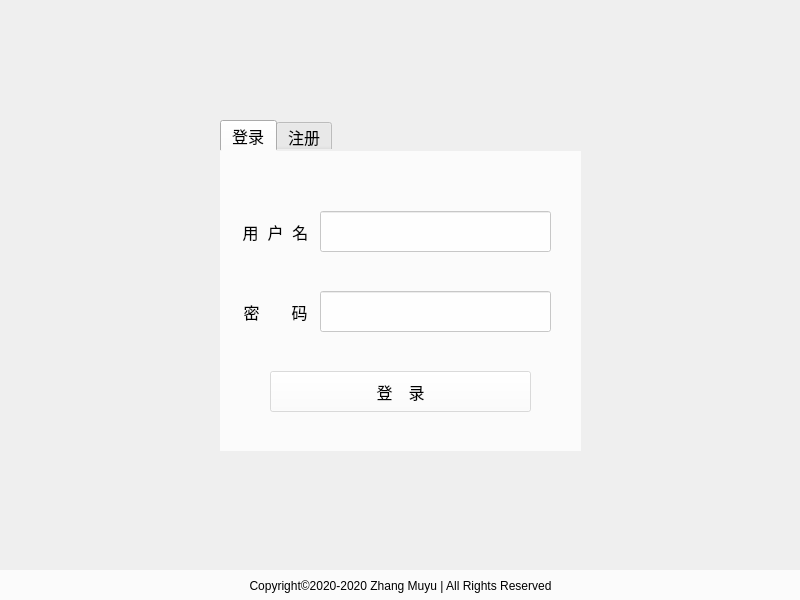
<?xml version="1.0" encoding="UTF-8"?>
<ui version="4.0">
 <class>LogIn</class>
 <widget class="QWidget" name="LogIn">
  <property name="geometry">
   <rect>
    <x>0</x>
    <y>0</y>
    <width>800</width>
    <height>600</height>
   </rect>
  </property>
  <property name="minimumSize">
   <size>
    <width>800</width>
    <height>600</height>
   </size>
  </property>
  <property name="maximumSize">
   <size>
    <width>800</width>
    <height>600</height>
   </size>
  </property>
  <property name="font">
   <font>
    <family>Microsoft YaHei UI</family>
   </font>
  </property>
  <property name="windowTitle">
   <string>登录/注册 - 宠物小精灵</string>
  </property>
  <property name="windowIcon">
   <iconset resource="Pokemon_Stage_3_Client.qrc">
    <normaloff>:/Resources/Icon.ico</normaloff>:/Resources/Icon.ico</iconset>
  </property>
  <widget class="QLabel" name="label">
   <property name="geometry">
    <rect>
     <x>0</x>
     <y>0</y>
     <width>800</width>
     <height>600</height>
    </rect>
   </property>
   <property name="font">
    <font>
     <family>Microsoft YaHei UI</family>
    </font>
   </property>
   <property name="styleSheet">
    <string notr="true">border-image: url(:/Resources/LogInImg.jpg);</string>
   </property>
   <property name="text">
    <string/>
   </property>
  </widget>
  <widget class="QTabWidget" name="tabWidget">
   <property name="geometry">
    <rect>
     <x>220</x>
     <y>120</y>
     <width>361</width>
     <height>331</height>
    </rect>
   </property>
   <property name="font">
    <font>
     <family>Microsoft YaHei UI</family>
     <pointsize>12</pointsize>
    </font>
   </property>
   <property name="cursor">
    <cursorShape>ArrowCursor</cursorShape>
   </property>
   <property name="styleSheet">
    <string notr="true">QTabWidget::pane{border-top:0px solid #e8f3f9;background: rgba(255,255,255,0.75);}
QTabWidget::tab-bar{alignment:center;}</string>
   </property>
   <property name="tabPosition">
    <enum>QTabWidget::North</enum>
   </property>
   <property name="tabShape">
    <enum>QTabWidget::Rounded</enum>
   </property>
   <property name="currentIndex">
    <number>0</number>
   </property>
   <property name="iconSize">
    <size>
     <width>16</width>
     <height>16</height>
    </size>
   </property>
   <property name="elideMode">
    <enum>Qt::ElideNone</enum>
   </property>
   <property name="documentMode">
    <bool>false</bool>
   </property>
   <property name="tabsClosable">
    <bool>false</bool>
   </property>
   <property name="tabBarAutoHide">
    <bool>false</bool>
   </property>
   <widget class="QWidget" name="tabLogIn">
    <attribute name="title">
     <string>登录</string>
    </attribute>
    <widget class="QLineEdit" name="lineEditLogInUserName">
     <property name="geometry">
      <rect>
       <x>100</x>
       <y>60</y>
       <width>231</width>
       <height>41</height>
      </rect>
     </property>
     <property name="font">
      <font>
       <family>Microsoft YaHei UI</family>
       <pointsize>12</pointsize>
       <weight>50</weight>
       <bold>false</bold>
      </font>
     </property>
     <property name="styleSheet">
      <string notr="true">background-color:rgba(255,255,255,0.75);</string>
     </property>
     <property name="maxLength">
      <number>15</number>
     </property>
     <property name="clearButtonEnabled">
      <bool>true</bool>
     </property>
    </widget>
    <widget class="QLineEdit" name="lineEditLogInPassWord">
     <property name="geometry">
      <rect>
       <x>100</x>
       <y>140</y>
       <width>231</width>
       <height>41</height>
      </rect>
     </property>
     <property name="font">
      <font>
       <family>Microsoft YaHei UI</family>
       <pointsize>12</pointsize>
      </font>
     </property>
     <property name="styleSheet">
      <string notr="true">background-color:rgba(255,255,255,0.75);</string>
     </property>
     <property name="maxLength">
      <number>15</number>
     </property>
     <property name="echoMode">
      <enum>QLineEdit::Password</enum>
     </property>
     <property name="clearButtonEnabled">
      <bool>true</bool>
     </property>
    </widget>
    <widget class="QLabel" name="label_2">
     <property name="geometry">
      <rect>
       <x>20</x>
       <y>60</y>
       <width>71</width>
       <height>41</height>
      </rect>
     </property>
     <property name="font">
      <font>
       <family>Microsoft YaHei UI</family>
       <pointsize>12</pointsize>
      </font>
     </property>
     <property name="styleSheet">
      <string notr="true"/>
     </property>
     <property name="text">
      <string>用  户  名</string>
     </property>
     <property name="scaledContents">
      <bool>false</bool>
     </property>
     <property name="alignment">
      <set>Qt::AlignCenter</set>
     </property>
    </widget>
    <widget class="QLabel" name="label_3">
     <property name="geometry">
      <rect>
       <x>20</x>
       <y>140</y>
       <width>71</width>
       <height>41</height>
      </rect>
     </property>
     <property name="font">
      <font>
       <family>Microsoft YaHei UI</family>
       <pointsize>12</pointsize>
       <weight>50</weight>
       <bold>false</bold>
       <kerning>true</kerning>
      </font>
     </property>
     <property name="layoutDirection">
      <enum>Qt::LeftToRight</enum>
     </property>
     <property name="styleSheet">
      <string notr="true"/>
     </property>
     <property name="text">
      <string>密　　码</string>
     </property>
     <property name="alignment">
      <set>Qt::AlignCenter</set>
     </property>
    </widget>
    <widget class="QPushButton" name="pushButtonLogIn">
     <property name="geometry">
      <rect>
       <x>50</x>
       <y>220</y>
       <width>261</width>
       <height>41</height>
      </rect>
     </property>
     <property name="font">
      <font>
       <family>Microsoft YaHei UI</family>
       <pointsize>12</pointsize>
      </font>
     </property>
     <property name="styleSheet">
      <string notr="true">background-color:rgba(255,255,255,0.5);</string>
     </property>
     <property name="text">
      <string>登　录</string>
     </property>
    </widget>
   </widget>
   <widget class="QWidget" name="tabSignIn">
    <attribute name="title">
     <string>注册</string>
    </attribute>
    <widget class="QLabel" name="label_4">
     <property name="geometry">
      <rect>
       <x>20</x>
       <y>100</y>
       <width>71</width>
       <height>41</height>
      </rect>
     </property>
     <property name="font">
      <font>
       <family>Microsoft YaHei UI</family>
       <pointsize>12</pointsize>
       <weight>50</weight>
       <bold>false</bold>
       <kerning>true</kerning>
      </font>
     </property>
     <property name="layoutDirection">
      <enum>Qt::LeftToRight</enum>
     </property>
     <property name="styleSheet">
      <string notr="true"/>
     </property>
     <property name="text">
      <string>密　　码</string>
     </property>
     <property name="alignment">
      <set>Qt::AlignCenter</set>
     </property>
    </widget>
    <widget class="QLineEdit" name="lineEditSignInPassWord1">
     <property name="geometry">
      <rect>
       <x>100</x>
       <y>100</y>
       <width>231</width>
       <height>41</height>
      </rect>
     </property>
     <property name="font">
      <font>
       <family>Microsoft YaHei UI</family>
       <pointsize>12</pointsize>
      </font>
     </property>
     <property name="styleSheet">
      <string notr="true">background-color:rgba(255,255,255,0.75);</string>
     </property>
     <property name="maxLength">
      <number>15</number>
     </property>
     <property name="echoMode">
      <enum>QLineEdit::Password</enum>
     </property>
     <property name="clearButtonEnabled">
      <bool>true</bool>
     </property>
    </widget>
    <widget class="QLabel" name="label_5">
     <property name="geometry">
      <rect>
       <x>20</x>
       <y>40</y>
       <width>71</width>
       <height>41</height>
      </rect>
     </property>
     <property name="font">
      <font>
       <family>Microsoft YaHei UI</family>
       <pointsize>12</pointsize>
      </font>
     </property>
     <property name="styleSheet">
      <string notr="true"/>
     </property>
     <property name="text">
      <string>用  户  名</string>
     </property>
     <property name="scaledContents">
      <bool>false</bool>
     </property>
     <property name="alignment">
      <set>Qt::AlignCenter</set>
     </property>
    </widget>
    <widget class="QLineEdit" name="lineEditSignInUserName">
     <property name="geometry">
      <rect>
       <x>100</x>
       <y>40</y>
       <width>231</width>
       <height>41</height>
      </rect>
     </property>
     <property name="font">
      <font>
       <family>Microsoft YaHei UI</family>
       <pointsize>12</pointsize>
       <weight>50</weight>
       <bold>false</bold>
      </font>
     </property>
     <property name="styleSheet">
      <string notr="true">background-color:rgba(255,255,255,0.75);</string>
     </property>
     <property name="maxLength">
      <number>15</number>
     </property>
     <property name="clearButtonEnabled">
      <bool>true</bool>
     </property>
    </widget>
    <widget class="QLineEdit" name="lineEditSignInPassWord2">
     <property name="geometry">
      <rect>
       <x>100</x>
       <y>160</y>
       <width>231</width>
       <height>41</height>
      </rect>
     </property>
     <property name="font">
      <font>
       <family>Microsoft YaHei UI</family>
       <pointsize>12</pointsize>
      </font>
     </property>
     <property name="styleSheet">
      <string notr="true">background-color:rgba(255,255,255,0.75);</string>
     </property>
     <property name="maxLength">
      <number>15</number>
     </property>
     <property name="echoMode">
      <enum>QLineEdit::Password</enum>
     </property>
     <property name="clearButtonEnabled">
      <bool>true</bool>
     </property>
    </widget>
    <widget class="QLabel" name="label_6">
     <property name="geometry">
      <rect>
       <x>20</x>
       <y>160</y>
       <width>71</width>
       <height>41</height>
      </rect>
     </property>
     <property name="font">
      <font>
       <family>Microsoft YaHei UI</family>
       <pointsize>12</pointsize>
       <weight>50</weight>
       <bold>false</bold>
       <kerning>true</kerning>
      </font>
     </property>
     <property name="layoutDirection">
      <enum>Qt::LeftToRight</enum>
     </property>
     <property name="styleSheet">
      <string notr="true"/>
     </property>
     <property name="text">
      <string>重复密码</string>
     </property>
     <property name="alignment">
      <set>Qt::AlignCenter</set>
     </property>
    </widget>
    <widget class="QPushButton" name="pushButtonSignIn">
     <property name="geometry">
      <rect>
       <x>50</x>
       <y>220</y>
       <width>261</width>
       <height>41</height>
      </rect>
     </property>
     <property name="font">
      <font>
       <family>Microsoft YaHei UI</family>
       <pointsize>12</pointsize>
      </font>
     </property>
     <property name="styleSheet">
      <string notr="true">background-color:rgba(255,255,255,0.5);</string>
     </property>
     <property name="text">
      <string>注　册</string>
     </property>
    </widget>
   </widget>
  </widget>
  <widget class="QLabel" name="label_7">
   <property name="geometry">
    <rect>
     <x>0</x>
     <y>570</y>
     <width>801</width>
     <height>31</height>
    </rect>
   </property>
   <property name="font">
    <font>
     <family>Microsoft YaHei UI</family>
    </font>
   </property>
   <property name="styleSheet">
    <string notr="true">background-color:rgba(255,255,255,0.75);</string>
   </property>
   <property name="text">
    <string>Copyright©2020-2020 Zhang Muyu | All Rights Reserved</string>
   </property>
   <property name="alignment">
    <set>Qt::AlignCenter</set>
   </property>
  </widget>
  <widget class="QLabel" name="label_8">
   <property name="geometry">
    <rect>
     <x>250</x>
     <y>10</y>
     <width>301</width>
     <height>111</height>
    </rect>
   </property>
   <property name="styleSheet">
    <string notr="true">border-image: url(:/Resources/Logo.png);</string>
   </property>
   <property name="text">
    <string/>
   </property>
  </widget>
 </widget>
 <layoutdefault spacing="6" margin="11"/>
 <tabstops>
  <tabstop>tabWidget</tabstop>
  <tabstop>lineEditLogInUserName</tabstop>
  <tabstop>lineEditLogInPassWord</tabstop>
  <tabstop>pushButtonLogIn</tabstop>
  <tabstop>lineEditSignInUserName</tabstop>
  <tabstop>lineEditSignInPassWord1</tabstop>
  <tabstop>lineEditSignInPassWord2</tabstop>
  <tabstop>pushButtonSignIn</tabstop>
 </tabstops>
 <resources>
  <include location="Pokemon_Stage_3_Client.qrc"/>
 </resources>
 <connections/>
</ui>
